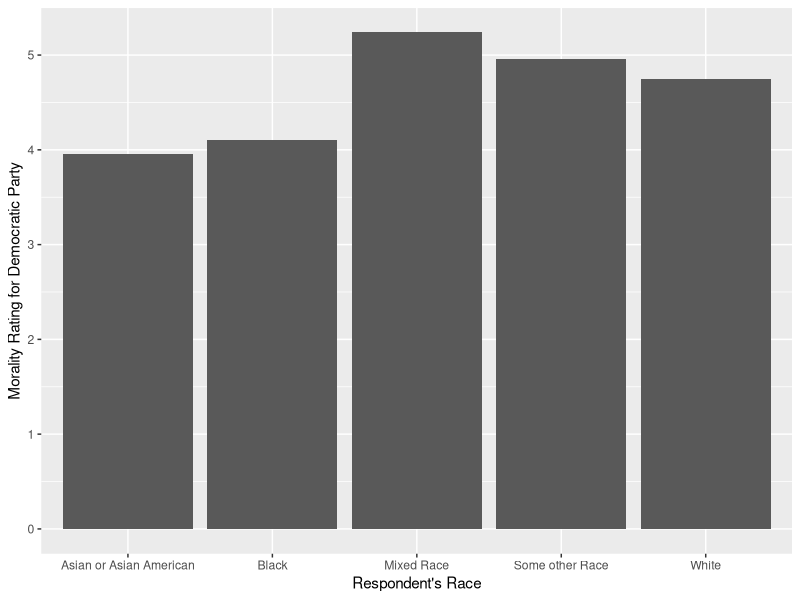

R code for this plot:
## ---- chunk 1
library(haven)
data <- read_sav("Data/W110_Jun22/ATP W110.sav")
## ---- chunk 2
library(tidyverse)
## ---- chunk 3
data <- data |>
  mutate(
  Race = case_when(
    F_RACECMB == 1 ~ "White",
    F_RACECMB == 2 ~ "Black", 
    F_RACECMB == 3 ~ "Asian or Asian American",
    F_RACECMB == 4 ~ "Mixed Race",
    F_RACECMB == 5 ~ "Some other Race")
  )


data <- data |>
  drop_na(Race)
## ---- chunk 4
dem_moral_race <- data|>
  group_by(Race)|>


  summarize(mean_dem_moral = mean(TRAITDEMa_W110))

dem_moral_plot <- ggplot(dem_moral_race, aes(x = Race, y = mean_dem_moral)) +
  geom_col() +
  labs(x = "Respondent's Race", y = "Morality Rating for Democratic Party")
  
dem_moral_plot
